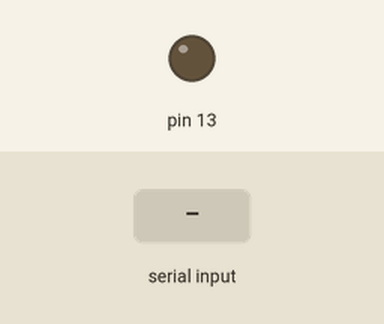
Recording of a sketch running on a simulated Arduino Uno, built with avr-gcc and run on an emulated ATmega328P. Shown: output pins drawn as LEDs (lit = HIGH). The inputs (shaded band) are chosen by the test bench.

Above: at 1.2 s.
1.3 s: "1" received over the second serial link
At 1.9 s:
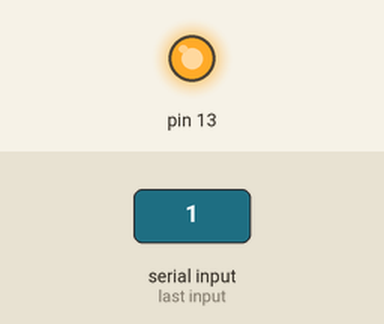
2.8 s: "0" received over the second serial link
At 3.1 s:
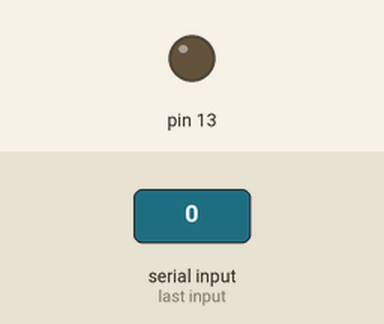
Timing chart, 0 to 5.8 s (numbered marks = the images above; inputs shaded):
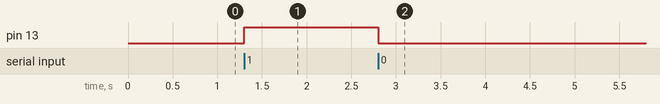

Measured:
- after the input at 1.3 s, pin 13: LOW → HIGH at once
- after the input at 2.8 s, pin 13: HIGH → LOW at once

The sketch:

test.ino
```cpp
#include <SoftwareSerial.h>

const byte rxPin = 2;
const byte txPin = 3;

SoftwareSerial mySerial(rxPin, txPin);

void setup(){
  pinMode(rxPin, INPUT);
  pinMode(txPin, OUTPUT);
  pinMode(13, OUTPUT);

  mySerial.begin(9600);
  Serial.begin(9600);

  pinMode(13, OUTPUT);
}

void loop(){
  while(Serial.available()>0){
//    mySerial.write(Serial.read());

  }

  while(mySerial.available()>0){
    //Serial.write(mySerial.read());
    char cmd = mySerial.read();
    if(cmd == '0') digitalWrite(13, LOW);
    if(cmd == '1') digitalWrite(13, HIGH);
  }
}
```
